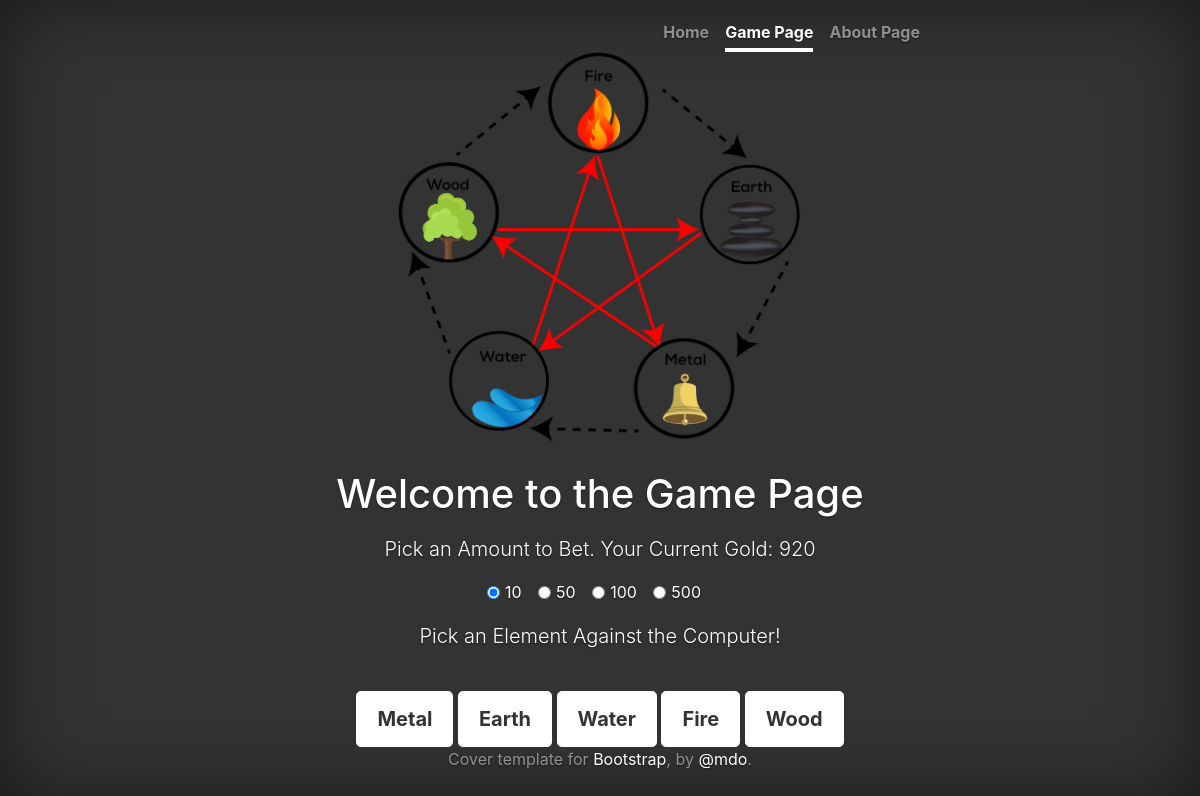
/game_page (signed in), run on an earlier commit of the app's database.
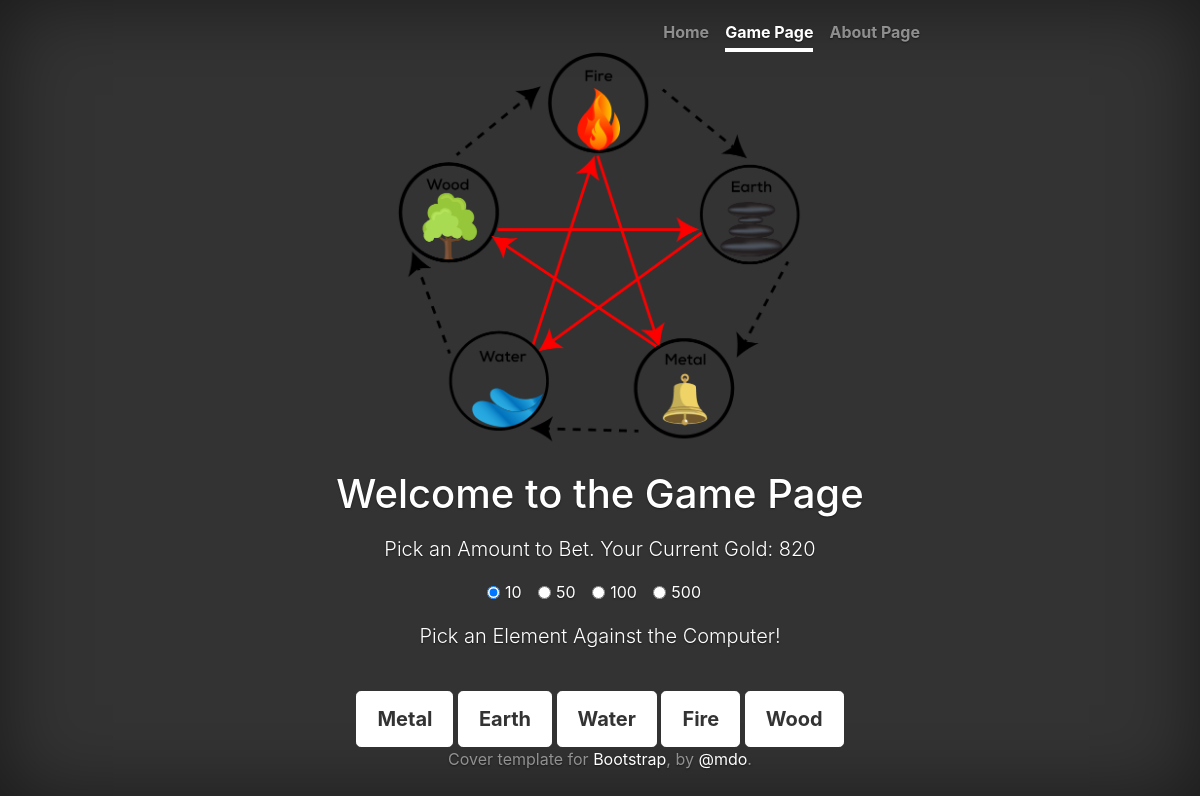
And on a later commit of the database.
### group_app/models.py (models this page shows)
class User(models.Model):
    user_name = models.CharField(max_length=20)
    email = models.CharField(max_length=40)
    password = models.CharField(max_length=250)
    gold = models.IntegerField(default=1000)
    avatar = models.CharField(max_length=12, default="Metal")
    created_at = models.DateTimeField(auto_now_add=True)
    updated_at = models.DateTimeField(auto_now=True)
    objects = UserManager()

### group_app/views.py (the view)
# urls.py: path('game_page', views.game_page, name="game_page"),
def game_page(request):
    this_user = User.objects.get(id=request.session['user_id'])
    context = {
        'user': this_user,
    }
    return render(request, 'game_page.html', context)

### group_app/templates/game_page.html (shortened to what this page needs)
<!doctype html>
<html lang="en">
<head>
    {% load static %}
    <link href="{% static 'bootstrap.min.css' %}" rel="stylesheet">
    <link rel="stylesheet" href="{% static 'cover.css' %}">
</head>
<body class="text-center">
    <div class="cover-container d-flex h-100 p-3 mx-auto flex-column">
        <header class="masthead mb-auto">
            <div class="inner">
                <nav class="nav nav-masthead justify-content-center">
                    <a class="nav-link" href="{% url 'main' %}">Home</a>
                    <a class="nav-link active" href="{% url 'game_page' %}">Game Page</a>
                    <a class="nav-link " href="{% url 'about_page' %}">About Page</a>
                </nav>
            </div>
        </header>
        <main role="main" class="inner cover">
            <p class="lead">
                <img src="{% static 'element.png' %}" alt="" width=70%>
            </p>
            <h1 class="cover-heading">Welcome to the Game Page</h1>
            <p class="lead mt-3">Pick an Amount to Bet. Your Current Gold: {{ user.gold }}</p>
            <form action="/user_choice" method="POST">
                <div class="form-check form-check-inline">
                    <input class="form-check-input" type="radio" name="bet_amount" value="10" checked="checked">
                    <label class="form-check-label">10</label>
                </div>
                <div class="form-check form-check-inline">
                    <input class="form-check-input" type="radio" name="bet_amount" value="50">
                    <label class="form-check-label">50</label>
                </div>
                <div class="form-check form-check-inline">
                    <input class="form-check-input" type="radio" name="bet_amount" value="100">
                    <label class="form-check-label">100</label>
                </div>
                <div class="form-check form-check-inline">
                    <input class="form-check-input" type="radio" name="bet_amount" value="500">
                    <label class="form-check-label">500</label>
                </div>
                <p class="lead mt-3">Pick an Element Against the Computer!</p> <br>
                <input type="submit" class="btn btn-lg btn-secondary" value="Metal" name="choice">
                <input type="submit" class="btn btn-lg btn-secondary" value="Earth" name="choice">
                <input type="submit" class="btn btn-lg btn-secondary" value="Water" name="choice">
                <input type="submit" class="btn btn-lg btn-secondary" value="Fire" name="choice">
                <input type="submit" class="btn btn-lg btn-secondary" value="Wood" name="choice">
            </form>
        </main>
        <footer class="mastfoot mt-auto">
            <div class="inner">
                <p>Cover template for <a href="https://getbootstrap.com/">Bootstrap</a>, by <a href="https://twitter.com/mdo">@mdo</a>.</p>
            </div>
        </footer>
    </div>
</body>
</html>

What changed in the data, as far as the page shows it:
changed User: gold "920" → "820"
